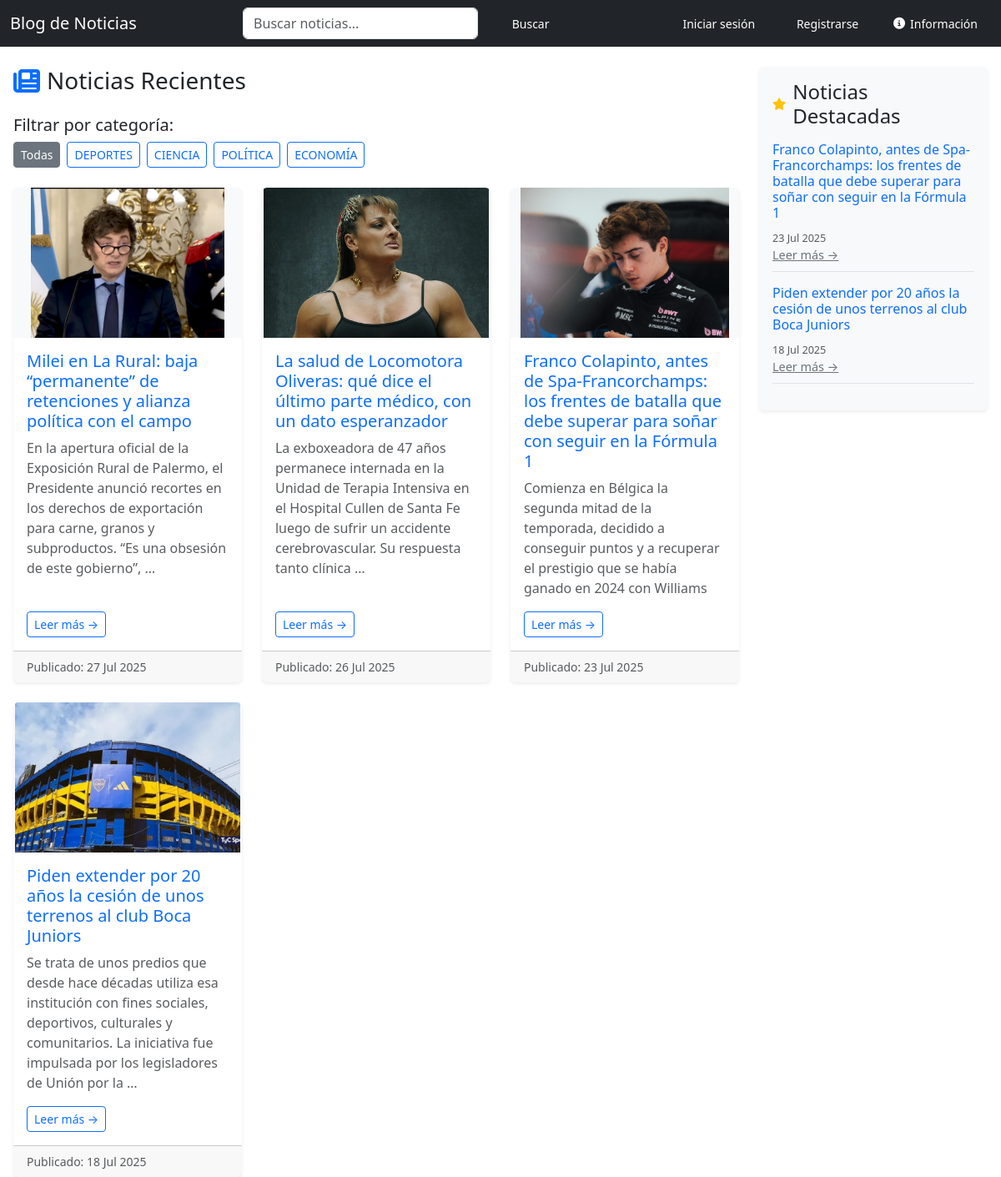
The page / on the database its author committed.
### blog/models.py (models this page shows, shortened)
class Categoria(models.Model):
    nombre = models.CharField(max_length=100)

class Noticia(models.Model):
    titulo = models.CharField(max_length=200)
    resumen = models.TextField(blank=True, null=True)
    contenido = models.TextField()
    categoria = models.ForeignKey(Categoria, on_delete=models.CASCADE)
    autor = models.ForeignKey(User, on_delete=models.CASCADE)
    imagen = models.ImageField(upload_to='noticias/', blank=True, null=True)
    destacada = models.BooleanField(default=False)
    fecha_publicacion = models.DateTimeField(auto_now_add=True)

### blog/views.py (the view)
# urls.py: path('', views.inicio, name='inicio'),
def inicio(request):
    query = request.GET.get('q')
    categoria_id = request.GET.get('categoria')
    categorias = Categoria.objects.all()
    if query:
        noticias = Noticia.objects.filter(
            Q(titulo__icontains=query) | Q(resumen__icontains=query)
        ).order_by('-fecha_publicacion')
    elif categoria_id:
        noticias = Noticia.objects.filter(categoria__id=categoria_id).order_by('-fecha_publicacion')
    else:
        noticias = Noticia.objects.order_by('-fecha_publicacion')
    noticias_destacadas = Noticia.objects.filter(destacada=True).order_by('-fecha_publicacion')[:3]
    return render(request, 'inicio.html', {
        'noticias': noticias,
        'noticias_destacadas': noticias_destacadas,
        'query': query,
        'categorias': categorias,
        'categoria_actual': int(categoria_id) if categoria_id else None,
    })

### blog/templates/inicio.html (shortened to what this page needs)
{% extends 'base.html' %}
{% block contenido %}
<div class="row">
    <div class="col-md-9">
        <div class="d-flex align-items-center mb-4">
            <i class="fas fa-newspaper fa-2x me-2 text-primary"></i>
            <h2 class="h3 m-0">Noticias Recientes</h2>
        </div>
        <div class="mb-4">
            <h5 class="mb-2">Filtrar por categoría:</h5>
            <div class="d-flex flex-wrap gap-2">
                <a href="{% url 'inicio' %}"
                   class="btn btn-outline-secondary btn-sm {% if not categoria_actual %}active{% endif %}">
                    Todas
                </a>
                {% for categoria in categorias %}
                    <a href="{% url 'inicio' %}?categoria={{ categoria.id }}"
                       class="btn btn-outline-primary btn-sm {% if categoria_actual == categoria.id %}active{% endif %}">
                        {{ categoria.nombre }}
                    </a>
                {% endfor %}
            </div>
        </div>
        <div class="row row-cols-1 row-cols-md-2 row-cols-lg-3 g-4">
            {% for noticia in noticias %}
            <div class="col">
                <div class="card h-100 shadow-sm border-0 rounded">
                    {% if noticia.imagen %}
                    <img src="{{ noticia.imagen.url }}" class="card-img-top rounded-top img-card-fixed" alt="Imagen de la noticia">
                    {% endif %}
                    <div class="card-body d-flex flex-column">
                        <h5 class="card-title">
                            <a href="{% url 'detalle_noticia' noticia.pk %}" class="text-decoration-none text-primary">
                                {{ noticia.titulo }}
                            </a>
                        </h5>
                        <p class="card-text text-muted flex-grow-1">
                            {{ noticia.resumen|truncatewords:30 }}
                        </p>
                        <a href="{% url 'detalle_noticia' noticia.pk %}" class="btn btn-sm btn-outline-primary mt-auto align-self-start">
                            Leer más →
                        </a>
                    </div>
                    <div class="card-footer text-muted small">
                        Publicado: {{ noticia.fecha_publicacion|date:"d M Y" }}
                    </div>
                </div>
            </div>
            {% empty %}
            <p>No hay noticias aún.</p>
            {% endfor %}
        </div>
    </div>
    <div class="col-md-3">
        <div class="p-3 bg-light rounded shadow-sm" style="font-size: 0.9rem;">
            <div class="d-flex align-items-center justify-content-center mb-3">
                <i class="fas fa-star text-warning me-2"></i>
                <h4 class="m-0">Noticias Destacadas</h4>
            </div>
            {% for noticia in noticias_destacadas %}
            <div class="mb-3 border-bottom pb-2">
                <h6 class="text-primary">{{ noticia.titulo }}</h6>
                <small class="text-muted">{{ noticia.fecha_publicacion|date:"d M Y" }}</small><br>
                <a href="{% url 'detalle_noticia' noticia.pk %}" class="link-secondary">Leer más →</a>
            </div>
            {% endfor %}
        </div>
    </div>
</div>
{% endblock %}

### blog/templates/inicio.html (style rules this page uses)
.img-card-fixed { height: 180px; width: 100%; object-fit: contain; background-color: #f8f9fa; }

### rows shown on the page
Categoria: nombre "DEPORTES"
Categoria: nombre "CIENCIA"
Categoria: nombre "POLÍTICA"
Categoria: nombre "ECONOMÍA"
Noticia: imagen (picture), titulo "Milei en La Rural: baja “permanente” de retenciones y alianza política con el campo", resumen "En la apertura oficial de la Exposición Rural de Palermo, el Presidente anunció recortes en los derechos de exportación para carne, granos y subproductos. “Es una obsesión de este gobierno”, …", fecha_publicacion "27 Jul 2025"
Noticia: imagen (picture), titulo "La salud de Locomotora Oliveras: qué dice el último parte médico, con un dato esperanzador", resumen "La exboxeadora de 47 años permanece internada en la Unidad de Terapia Intensiva en el Hospital Cullen de Santa Fe luego de sufrir un accidente cerebrovascular. Su respuesta tanto clínica …", fecha_publicacion "26 Jul 2025"
Noticia: imagen (picture), titulo "Franco Colapinto, antes de Spa-Francorchamps: los frentes de batalla que debe superar para soñar con seguir en la Fórmula 1", resumen "Comienza en Bélgica la segunda mitad de la temporada, decidido a conseguir puntos y a recuperar el prestigio que se había ganado en 2024 con Williams", fecha_publicacion "23 Jul 2025"
Noticia: imagen (picture), titulo "Piden extender por 20 años la cesión de unos terrenos al club Boca Juniors", resumen "Se trata de unos predios que desde hace décadas utiliza esa institución con fines sociales, deportivos, culturales y comunitarios. La iniciativa fue impulsada por los legisladores de Unión por la …", fecha_publicacion "18 Jul 2025"
